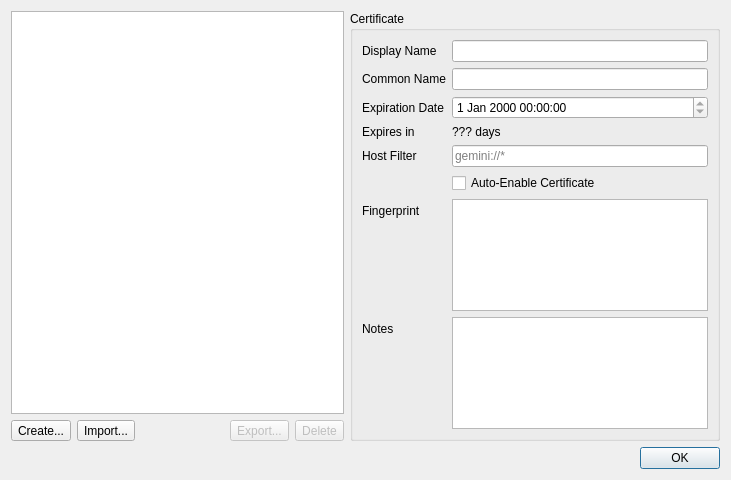
<?xml version="1.0" encoding="UTF-8"?>
<ui version="4.0">
 <class>CertificateManagementDialog</class>
 <widget class="QDialog" name="CertificateManagementDialog">
  <property name="geometry">
   <rect>
    <x>0</x>
    <y>0</y>
    <width>731</width>
    <height>480</height>
   </rect>
  </property>
  <property name="windowTitle">
   <string>Certificate Manager</string>
  </property>
  <property name="windowIcon">
   <iconset theme="certificate">
    <normaloff>.</normaloff>.</iconset>
  </property>
  <layout class="QVBoxLayout" name="verticalLayout">
   <item>
    <layout class="QHBoxLayout" name="horizontalLayout">
     <item>
      <layout class="QVBoxLayout" name="verticalLayout_3">
       <property name="rightMargin">
        <number>0</number>
       </property>
       <item>
        <widget class="QTreeView" name="certificates">
         <property name="acceptDrops">
          <bool>true</bool>
         </property>
         <property name="dragEnabled">
          <bool>true</bool>
         </property>
         <property name="dragDropMode">
          <enum>QAbstractItemView::DragDrop</enum>
         </property>
         <property name="defaultDropAction">
          <enum>Qt::MoveAction</enum>
         </property>
         <attribute name="headerVisible">
          <bool>false</bool>
         </attribute>
        </widget>
       </item>
       <item>
        <layout class="QHBoxLayout" name="horizontalLayout_2">
         <item>
          <widget class="QToolButton" name="create_cert_button">
           <property name="toolTip">
            <string>Craete new certificate</string>
           </property>
           <property name="text">
            <string>Create...</string>
           </property>
           <property name="icon">
            <iconset theme="create-new">
             <normaloff>.</normaloff>.</iconset>
           </property>
          </widget>
         </item>
         <item>
          <widget class="QToolButton" name="import_cert_button">
           <property name="toolTip">
            <string>Import certificate</string>
           </property>
           <property name="text">
            <string>Import...</string>
           </property>
           <property name="icon">
            <iconset theme="save-import">
             <normaloff>.</normaloff>.</iconset>
           </property>
          </widget>
         </item>
         <item>
          <spacer name="horizontalSpacer">
           <property name="orientation">
            <enum>Qt::Horizontal</enum>
           </property>
           <property name="sizeHint" stdset="0">
            <size>
             <width>40</width>
             <height>20</height>
            </size>
           </property>
          </spacer>
         </item>
         <item>
          <widget class="QToolButton" name="export_cert_button">
           <property name="enabled">
            <bool>false</bool>
           </property>
           <property name="toolTip">
            <string>Export certificate</string>
           </property>
           <property name="text">
            <string>Export...</string>
           </property>
           <property name="icon">
            <iconset theme="save-export">
             <normaloff>.</normaloff>.</iconset>
           </property>
          </widget>
         </item>
         <item>
          <widget class="QToolButton" name="delete_cert_button">
           <property name="enabled">
            <bool>false</bool>
           </property>
           <property name="toolTip">
            <string>Delete certificate</string>
           </property>
           <property name="text">
            <string>Delete</string>
           </property>
           <property name="icon">
            <iconset theme="delete-alert">
             <normaloff>.</normaloff>.</iconset>
           </property>
          </widget>
         </item>
        </layout>
       </item>
      </layout>
     </item>
     <item>
      <widget class="QGroupBox" name="groupBox">
       <property name="enabled">
        <bool>true</bool>
       </property>
       <property name="title">
        <string>Certificate</string>
       </property>
       <layout class="QVBoxLayout" name="verticalLayout_2">
        <item>
         <layout class="QFormLayout" name="formLayout">
          <item row="0" column="0">
           <widget class="QLabel" name="label">
            <property name="text">
             <string>Display Name</string>
            </property>
           </widget>
          </item>
          <item row="0" column="1">
           <widget class="QLineEdit" name="cert_display_name"/>
          </item>
          <item row="1" column="0">
           <widget class="QLabel" name="label_2">
            <property name="text">
             <string>Common Name</string>
            </property>
           </widget>
          </item>
          <item row="1" column="1">
           <widget class="QLineEdit" name="cert_common_name">
            <property name="readOnly">
             <bool>true</bool>
            </property>
           </widget>
          </item>
          <item row="2" column="0">
           <widget class="QLabel" name="label_3">
            <property name="text">
             <string>Expiration Date</string>
            </property>
           </widget>
          </item>
          <item row="2" column="1">
           <widget class="QDateTimeEdit" name="cert_expiration_date">
            <property name="enabled">
             <bool>true</bool>
            </property>
            <property name="readOnly">
             <bool>true</bool>
            </property>
           </widget>
          </item>
          <item row="3" column="0">
           <widget class="QLabel" name="label_4">
            <property name="text">
             <string>Expires in</string>
            </property>
           </widget>
          </item>
          <item row="3" column="1">
           <widget class="QLabel" name="cert_livetime">
            <property name="enabled">
             <bool>true</bool>
            </property>
            <property name="text">
             <string>??? days</string>
            </property>
           </widget>
          </item>
          <item row="6" column="0">
           <widget class="QLabel" name="label_6">
            <property name="text">
             <string>Fingerprint</string>
            </property>
           </widget>
          </item>
          <item row="7" column="0">
           <widget class="QLabel" name="label_7">
            <property name="text">
             <string>Notes</string>
            </property>
           </widget>
          </item>
          <item row="6" column="1">
           <widget class="QPlainTextEdit" name="cert_fingerprint">
            <property name="readOnly">
             <bool>true</bool>
            </property>
           </widget>
          </item>
          <item row="7" column="1">
           <widget class="QPlainTextEdit" name="cert_notes"/>
          </item>
          <item row="4" column="0">
           <widget class="QLabel" name="label_5">
            <property name="text">
             <string>Host Filter</string>
            </property>
           </widget>
          </item>
          <item row="4" column="1">
           <widget class="QLineEdit" name="cert_host_filter">
            <property name="placeholderText">
             <string>gemini://*</string>
            </property>
           </widget>
          </item>
          <item row="5" column="1">
           <widget class="QCheckBox" name="cert_auto_enable">
            <property name="toolTip">
             <string>If this is checked, Kristall will automatically enable this certificate when visiting a URL matching the host filter</string>
            </property>
            <property name="text">
             <string>Auto-Enable Certificate</string>
            </property>
           </widget>
          </item>
         </layout>
        </item>
       </layout>
      </widget>
     </item>
    </layout>
   </item>
   <item>
    <widget class="QDialogButtonBox" name="buttonBox">
     <property name="orientation">
      <enum>Qt::Horizontal</enum>
     </property>
     <property name="standardButtons">
      <set>QDialogButtonBox::Ok</set>
     </property>
    </widget>
   </item>
  </layout>
 </widget>
 <tabstops>
  <tabstop>certificates</tabstop>
  <tabstop>create_cert_button</tabstop>
  <tabstop>import_cert_button</tabstop>
  <tabstop>export_cert_button</tabstop>
  <tabstop>delete_cert_button</tabstop>
  <tabstop>cert_display_name</tabstop>
  <tabstop>cert_common_name</tabstop>
  <tabstop>cert_expiration_date</tabstop>
  <tabstop>cert_host_filter</tabstop>
  <tabstop>cert_auto_enable</tabstop>
  <tabstop>cert_fingerprint</tabstop>
  <tabstop>cert_notes</tabstop>
 </tabstops>
 <resources/>
 <connections>
  <connection>
   <sender>buttonBox</sender>
   <signal>accepted()</signal>
   <receiver>CertificateManagementDialog</receiver>
   <slot>accept()</slot>
   <hints>
    <hint type="sourcelabel">
     <x>248</x>
     <y>254</y>
    </hint>
    <hint type="destinationlabel">
     <x>157</x>
     <y>274</y>
    </hint>
   </hints>
  </connection>
  <connection>
   <sender>buttonBox</sender>
   <signal>rejected()</signal>
   <receiver>CertificateManagementDialog</receiver>
   <slot>reject()</slot>
   <hints>
    <hint type="sourcelabel">
     <x>316</x>
     <y>260</y>
    </hint>
    <hint type="destinationlabel">
     <x>286</x>
     <y>274</y>
    </hint>
   </hints>
  </connection>
 </connections>
</ui>
